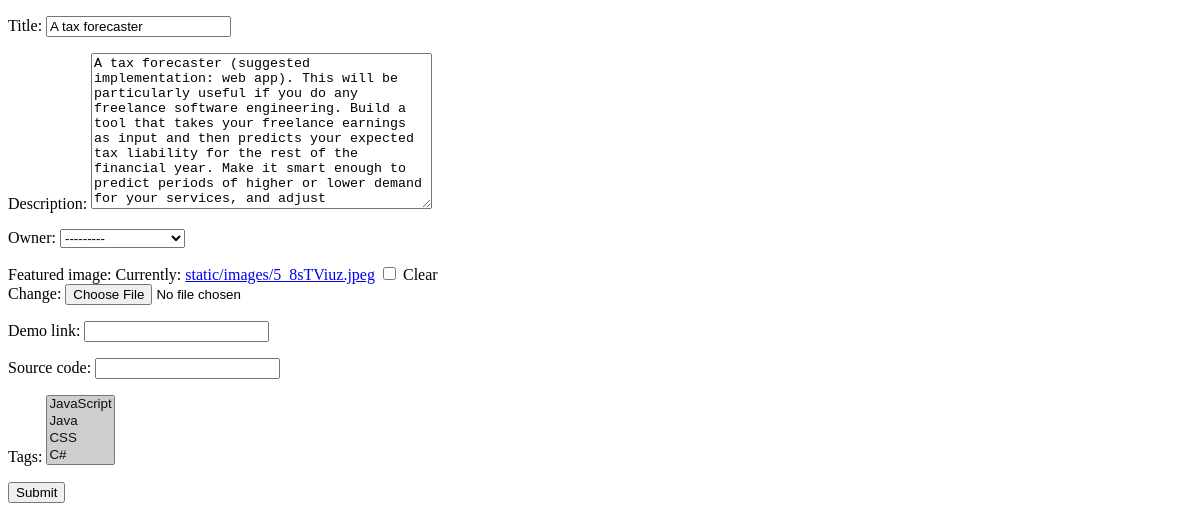
/update-project/a3451a0d-192f-423c-89ee-17927b55780a/, run on an earlier commit of the app's database.
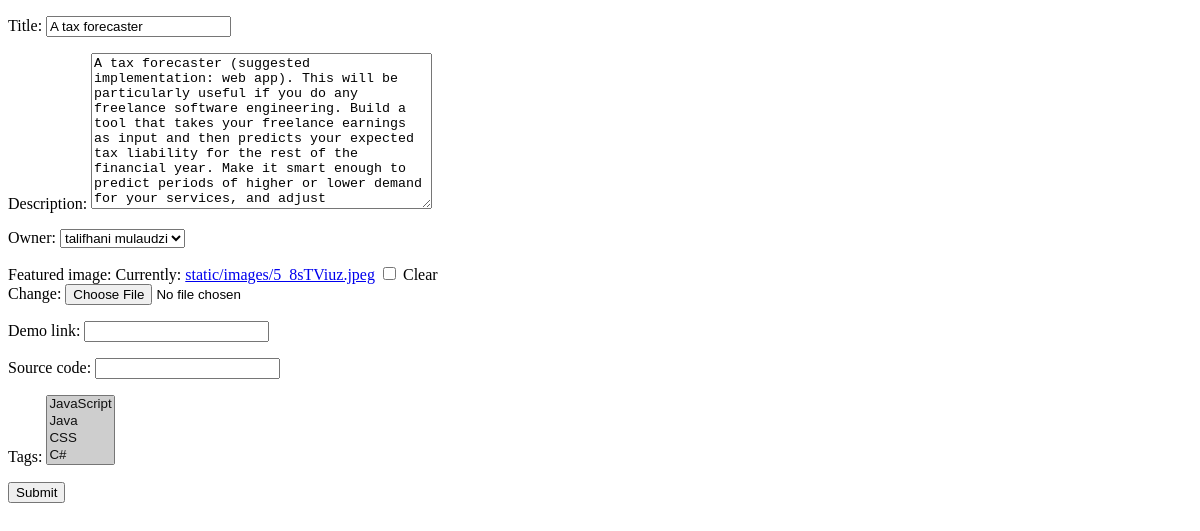
And on a later commit of the database.
### project/models.py (models this page shows, shortened)
class Project(models.Model):
    id = models.UUIDField(default=uuid.uuid4, editable=False, null=False, blank=False, primary_key=True)
    title = models.CharField(null=False, blank=False, max_length=200)
    description = models.TextField(null=True, blank=True)
    owner = models.ForeignKey(Profile, on_delete=models.CASCADE, null=True, blank=True)
    featured_image = models.ImageField(null=True, blank=True, default='Design.JPG', upload_to='static/images/')
    demo_link = models.CharField(null=True, blank=True, max_length=200)
    source_code = models.CharField(null=True, blank=True, max_length=200)
    created = models.DateTimeField(auto_now_add=True)
    tags = models.ManyToManyField('Tag', blank=True)

### project/views.py (the view)
# urls.py: path('update-project/<str:pk>/', views.updateProject, name='update-project'),
def updateProject(request, pk):
    project = Project.objects.get(id=pk)
    form = ProjectForm(instance=project)
    if request.method == 'POST':
        form = ProjectForm(request.POST,request.FILES, instance=project)
        if form.is_valid():
            form.save()
            return redirect(projects)
    context = {'form':form}
    return render(request, 'project/add-project.html', context)

### project/forms.py
class ProjectForm(ModelForm):
    class Meta:
        model = Project
        fields = '__all__'

### project/models.py (called while the page is built)
    def __str__(self):
        return self.name

### users/models.py (called while the page is built)
    def __str__(self):
        return str(self.name)

### project/templates/project/add-project.html (shortened to what this page needs)
<!DOCTYPE html>
<html lang="en">
  <head>
  </head>
  <body>
    <form action="" method="POST" enctype="multipart/form-data">
      {% csrf_token %} {{form.as_p}}
      <input type="submit" value="Submit" />
    </form>
  </body>
</html>

What changed in the data, as far as the page shows it:
changed Project "A tax forecaster": owner "---------" → "talifhani mulaudzi"
